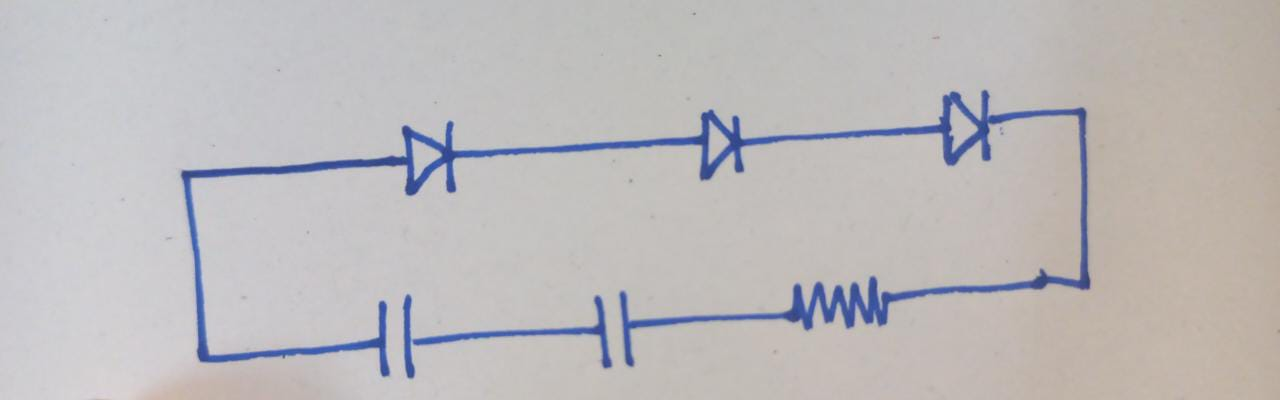
#> input picture test_images/test8.jpeg, 1280 x 400 px
$ jupyter execute preprocess_img.ipynb
#> lines starting #> are read from the running program, lines starting #| are printed output that depends on the picture; after the words box and inside, x2 and y2 are one past the last pixel; in counts of white or black regions, pixels touching at a corner belong together; long printed decimals are rounded
[cell 1]
import cv2
import numpy as np
import matplotlib.pyplot as plt
from sklearn.cluster import DBSCAN
import sklearn

[cell 2]
img = cv2.imread('test_images/test8.jpeg')
#> img is the input picture: shape (400, 1280, 3); mean B, G, R 187.6, 186.4, 189.4

[cell 3]
# converting to grey scale

grey_img = cv2.cvtColor(img, cv2.COLOR_RGB2GRAY)
plt.imshow(grey_img, cmap='gray')

[cell 4]
# applying threshold

th = cv2.adaptiveThreshold(grey_img, 255, cv2.ADAPTIVE_THRESH_MEAN_C, cv2.THRESH_BINARY_INV, 31, 21)
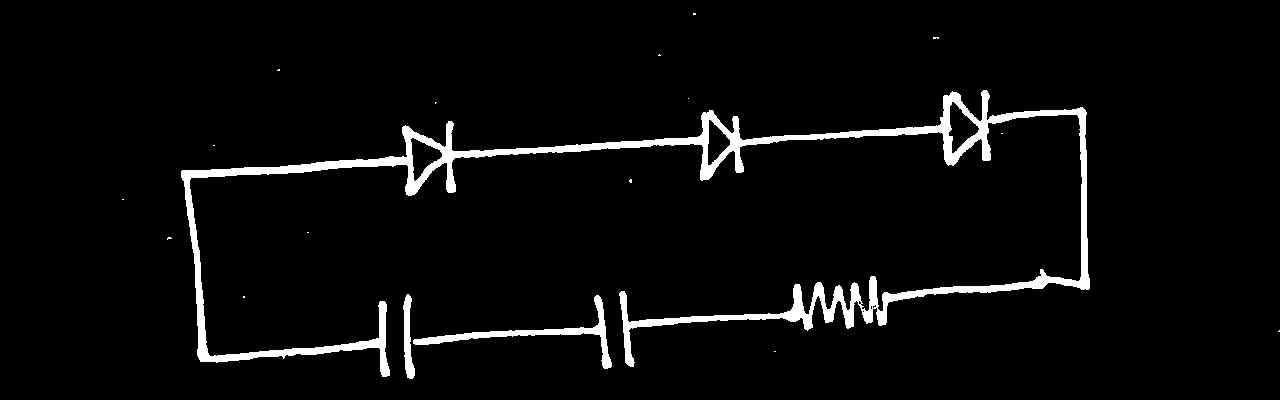
#> th: shape (400, 1280); 4.2% white; 18 white regions (15 under 20 px), largest, box (x1, y1, x2, y2) and area: (181, 90, 1090, 377) 19166, (413, 295, 612, 369) 1678, (403, 294, 415, 379) 577
plt.imshow(th, cmap='gray')

[cell 5]
# opening & removing noise grain in background
# i.e. eroding the img and then dialating it

kernel = cv2.getStructuringElement(cv2.MORPH_RECT, (3,3))
opening_img = cv2.morphologyEx(th, cv2.MORPH_OPEN, kernel, iterations=2)
#> opening_img: shape (400, 1280); 4% white; 15 white regions, largest, box (x1, y1, x2, y2) and area: (181, 111, 726, 377) 8750, (882, 108, 1090, 306) 3202, (825, 91, 991, 165) 2351
plt.imshow(opening_img, cmap='gray')

[cell 6]
# dialating again to make line thicker

kernel = cv2.getStructuringElement(cv2.MORPH_RECT, (3,3))
dline = cv2.dilate(opening_img, kernel, iterations=2)
#> dline: shape (400, 1280); 6.7% white; 8 white regions, largest, box (x1, y1, x2, y2) and area: (179, 89, 1092, 379) 25871, (401, 294, 614, 380) 3772, (618, 282, 814, 368) 3274
plt.imshow(dline, cmap='gray')

[cell 7]
# [9 lines of commented-out code are left out]

[cell 8]
# finding horizontal edges
h_kernel = cv2.getStructuringElement(cv2.MORPH_RECT, (40,1))
h_edges = cv2.morphologyEx(dline, cv2.MORPH_OPEN, h_kernel, iterations=1)
#> h_edges: shape (400, 1280); 3.4% white; 8 white regions, largest, box (x1, y1, x2, y2) and area: (432, 136, 712, 160) 2958, (180, 157, 416, 179) 2752, (725, 125, 956, 146) 2318
plt.imshow(h_edges, cmap='gray')

[cell 9]
# finding vertical edges
v_kernel = cv2.getStructuringElement(cv2.MORPH_RECT, (1,40))
v_edges = cv2.morphologyEx(dline, cv2.MORPH_OPEN, v_kernel, iterations=1)
#> v_edges: shape (400, 1280); 2.4% white; 14 white regions, largest, box (x1, y1, x2, y2) and area: (184, 169, 207, 365) 2087, (1078, 107, 1090, 292) 1913, (402, 295, 413, 381) 861
plt.imshow(v_edges, cmap='gray')

[cell 10]
intersect1 = cv2.bitwise_and(h_edges, v_edges)
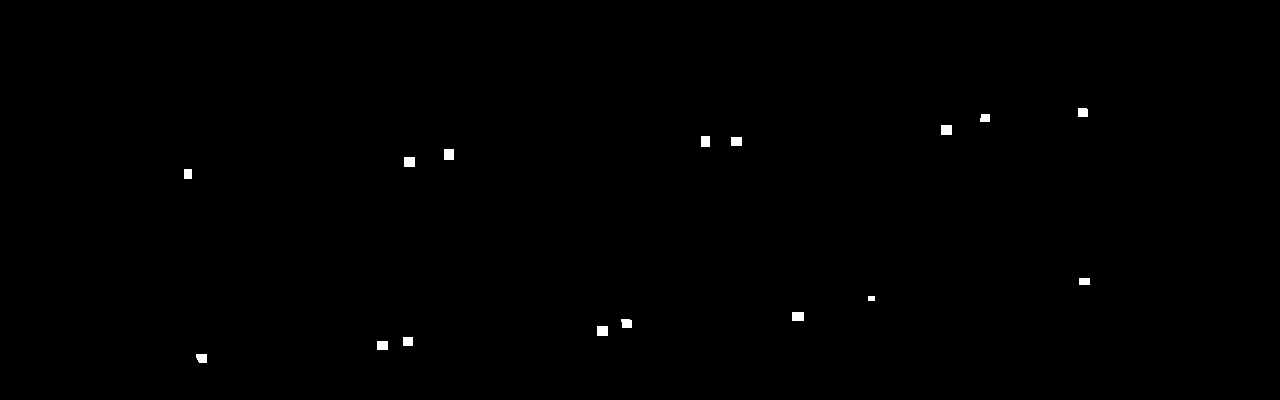
#> intersect1: shape (400, 1280); 0.29% white; 16 white regions, largest, box (x1, y1, x2, y2) and area: (941, 125, 952, 135) 110, (444, 149, 454, 160) 110, (404, 157, 415, 167) 110
plt.imshow(intersect1, cmap='gray')

[cell 11]
fast = cv2.FastFeatureDetector_create(threshold=10, nonmaxSuppression=False, type=cv2.FAST_FEATURE_DETECTOR_TYPE_9_16)
# fast = cv2.FastFeatureDetector_create()
kp = fast.detect(dline,None)
#> kp = 785 keypoints; strongest (x, y, size): (980, 89, 7), (981, 89, 7), (982, 89, 7), (987, 89, 7)

[cell 12]
keypoints = np.array([k.pt for k in kp], dtype=np.float32)
#> keypoints = 785 pairs, first value 179 to 1091, second value 89 to 379
clustering = DBSCAN(eps=40, min_samples=30).fit(keypoints)
img7 = img.copy()
img8 = img.copy()

[cell 13]
img8 = cv2.drawKeypoints(img8, kp, None, color=(255,0,0))
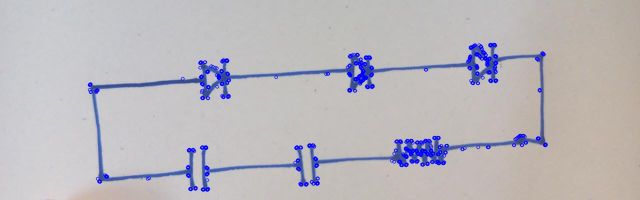
#> img8: shape (400, 1280, 3) (shown at 1/2 size); mean B, G, R 188.9, 183.5, 186.5
plt.imshow(img8)

[cell 14]
labels = clustering.labels_
#> labels = 785 values, max 6 at index 705, min -1 at index 35, mean 1.97
unique_labels, counts = np.unique(labels, return_counts=True)
#> unique_labels = [-1, 0, 1, 2, 3, 4, 5, 6]; counts = [69, 145, 137, 95, 208, 31, 61, 39]

[cell 15]
# Calculate cluster spreads
cluster_spreads = []
for label in unique_labels:
    if label == -1:
        continue
    cluster_points = keypoints[labels == label]
    if len(cluster_points) < 3:  # Minimum number of points to calculate spread
        continue
    centroid = np.mean(cluster_points, axis=0)
    distances = np.linalg.norm(cluster_points - centroid, axis=1)
    spread = np.max(distances)
    cluster_spreads.append((label, spread))
#> this loop made 8 passes
#> (centroid, spread) on passes 2 to 8: ([966.6, 121.3], 49.64), ([721.4, 144.7], 43.18), ([429.3, 155.3], 64.31), ([840.7, 304.6], 88.68), ([1057.1, 280.2], 35.27), ([615.2, 330.7], 42.93), ([398.3, 359.4], 34.55)
#> after the loop, cluster_spreads = [(0, 49.64), (1, 43.18), (2, 64.31), (3, 88.68), (4, 35.27), (5, 42.93), (6, 34.55)]

# Remove clusters that are not spreaded enough
spread_threshold = 60  # Adjust the threshold as needed
filtered_labels = np.copy(labels)
#> filtered_labels has the same summary as labels
for label, spread in cluster_spreads:
    if spread < spread_threshold:
        filtered_labels[filtered_labels == label] = -1
#> this loop made 7 passes
#> spread on passes 1 to 7: 49.64, 43.18, 64.31, 88.68, 35.27, 42.93, 34.55
#> after the loop, filtered_labels = 785 values, max 3 at index 418, min -1 at index 0, mean 0.423

[cell 16]
print(cluster_spreads)
#| [(0, 49.642), (1, 43.183), (2, 64.307), (3, 88.681), (4, 35.271), (5, 42.934), (6, 34.548)]

[cell 17]
# Draw clusters on the image
for label in filtered_labels:
    if label == -1:
        continue
    else:
        color = np.random.randint(0, 255, size=3).tolist()  # Random color for clusters
    cluster_points = keypoints[labels == label]
    for point in cluster_points:
        x, y = point
        cv2.circle(img7, (int(x), int(y)), 7, color, -1)
#> this loop made 785 passes
#> color on passes 110, 111, 112, 113, 114, 119, 120, 121: [172, 47, 117], [192, 67, 251], [195, 103, 9], [211, 21, 242], [36, 87, 70], [216, 88, 140], [58, 193, 230], [39, 87, 174]
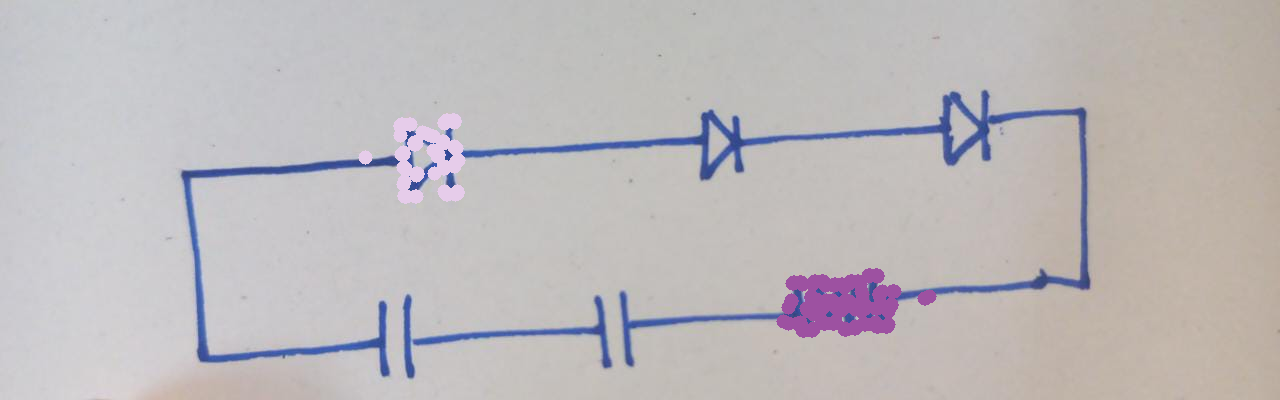
#> img7: shape (400, 1280, 3); 1.96% of pixels changed, all inside (x1, y1, x2, y2) = (358, 113, 937, 338)

[cell 18]
plt.imshow(img7)

[cell 19]
remove_comp = dline.copy()
rects = []
rects_contour = []
components_extracted = []
for l,_ in enumerate(counts):
    if l == 0: continue
    px = [int(i[0]) for i in keypoints[labels == unique_labels[l]]]
    py = [int(i[1]) for i in keypoints[labels == unique_labels[l]]]
    if abs(max(py)-min(py))*abs(max(px)-min(px)) > 700:
        components_extracted.append(dline[min(py)-15:max(py)+15, min(px)-15:max(px)+15])
        remove_comp[min(py)-15:max(py)+15, min(px)-15:max(px)+15] = 0
        rects_contour.append((np.array([[min(px)-15, min(py)-15],[max(px)+15, min(py)-15],[max(px)+15, max(py)+15],[min(px)-15, max(py)+15]])))
        rects.append([min(px)-22,max(px)+22,min(py)-22,max(py)+22])
#> this loop made 8 passes
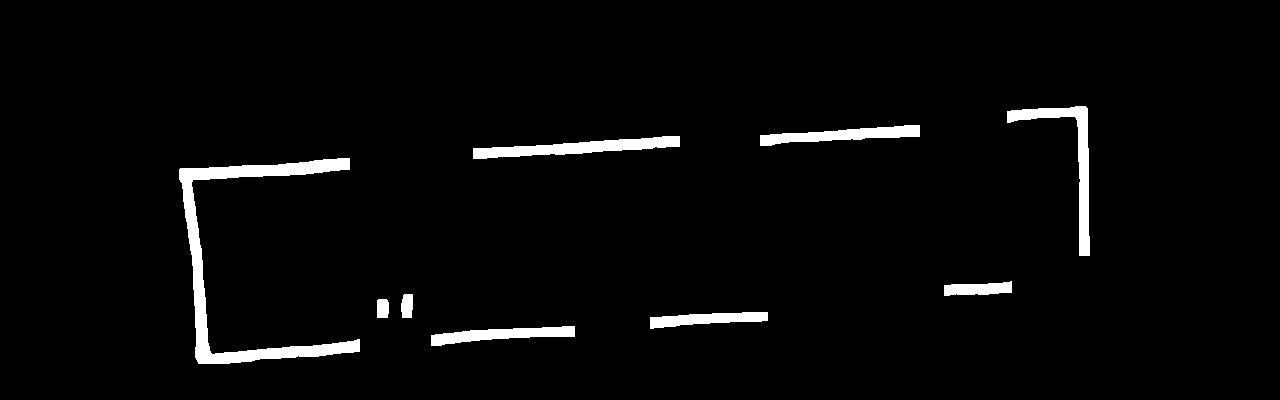
#> remove_comp: shape (400, 1280); 3.1% white; 9 white regions, largest, box (x1, y1, x2, y2) and area: (179, 158, 360, 364) 5869, (1007, 106, 1090, 256) 2271, (473, 136, 680, 159) 2227
#> after the loop, components_extracted = 7 items; rects = [[913, 1014, 67, 188], [673, 767, 87, 203], [343, 480, 98, 218], [761, 951, 253, 352], [1005, 1113, 249, 312], [568, 657, 268, 391], [353, 438, 311, 401]]; rects_contour = 7 items

[cell 20]
anchor_points = cv2.goodFeaturesToTrack(image=dline,maxCorners=50,qualityLevel=0.50,minDistance=20)
#> anchor_points = 43 rows, first 8: [414, 142], [880, 307], [953, 133], [800, 322], [979, 143], [990, 125], [710, 159], [727, 142]

# Convert the anchor points to a numpy array
anchor_points = np.float32(anchor_points.reshape((-1, 2)))
#> anchor_points = 43 pairs, first value 193 to 1091, second value 89 to 379

# Perform DBSCAN clustering on the anchor points
clustering = DBSCAN(eps=80, min_samples=5).fit(anchor_points)

# Get the labels for the clusters
labels = clustering.labels_
#> labels = 43 values, max 5 at index 8, min -1 at index 17, mean 1.95

# Find the unique labels and their counts
unique_labels, counts = np.unique(labels, return_counts=True)
#> unique_labels = [-1, 0, 1, 2, 3, 4, 5]; counts = [4, 6, 10, 6, 7, 5, 5]

# Get the index of the label with the highest count
max_count_idx = np.argmax(counts)
#> max_count_idx = 2

# Get the points in the cluster with the highest count
max_count_points = anchor_points[labels == unique_labels[max_count_idx]]
#> max_count_points = [[880, 307], [800, 322], [844, 329], [841, 308], [821, 307], [877, 275], [887, 326], [801, 282], [850, 281], [823, 281]]

# Draw circles around the points in the cluster with the highest count
img2 = img.copy()
for l in unique_labels:
    if l == -1: continue
    px = [int(i[0]) for i in anchor_points[labels == l]]
    py = [int(i[1]) for i in anchor_points[labels == l]]
    color = np.random.choice(range(256), size=3)
    color = (int (color [ 0 ]), int (color [ 1 ]), int (color [ 2 ]))
    print(color)
    for i in range(len(px)):
        cv2.circle(img2, (px[i], py[i]), 5, color=tuple(color), thickness=10)
#> this loop made 7 passes
#> (px, py, color) on passes 2 to 4: ([414, 404, 437, 454, 416, 457], [142, 196, 151, 120, 175, 193], (12, 118, 46)), ([880, 800, 844, 841, 821, 877, 887, 801, 850, 823], [307, 322, 329, 308, 307, 275, 326, 282, 281, 281], (118, 32, 34)), ([953, 979, 990, 971, 941, 980], [133, 143, 125, 117, 94, 89], (115, 87, 124))
#> (printed output is left out)
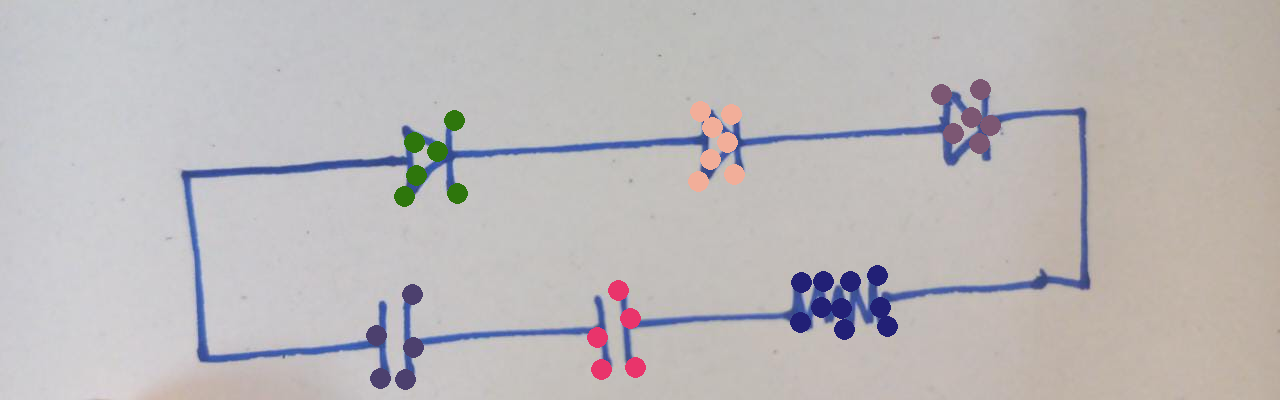
#> img2: shape (400, 1280, 3); 2.54% of pixels changed, all inside (x1, y1, x2, y2) = (366, 79, 1001, 390)

plt.imshow(img2)
plt.show()

[cell 21]
anchor_points = cv2.goodFeaturesToTrack(image=dline,maxCorners=50,qualityLevel=0.50,minDistance=20)
#> anchor_points = 43 rows, first 8: [414, 142], [880, 307], [953, 133], [800, 322], [979, 143], [990, 125], [710, 159], [727, 142]

# Convert the anchor points to a numpy array
anchor_points = np.float32(anchor_points.reshape((-1, 2)))
#> anchor_points = 43 pairs, first value 193 to 1091, second value 89 to 379

# Perform DBSCAN clustering on the anchor points
clustering = DBSCAN(eps=80, min_samples=5).fit(anchor_points)

# Get the labels for the clusters
labels = clustering.labels_

# Find the unique labels and their counts
unique_labels, counts = np.unique(labels, return_counts=True)

# Get the index of the label with the highest count
max_count_idx = np.argmax(counts)

# Get the points in the cluster with the highest count
max_count_points = anchor_points[labels == unique_labels[max_count_idx]]

# Draw circles around the points in the cluster with the highest count
img2 = img.copy()
for l in unique_labels:
    if l == -1: continue
    px = [int(i[0]) for i in anchor_points[labels == l]]
    py = [int(i[1]) for i in anchor_points[labels == l]]
    color = np.random.choice(range(256), size=3)
    color = (int (color [ 0 ]), int (color [ 1 ]), int (color [ 2 ]))
    print(color)
    for i in range(len(px)):
        cv2.circle(img2, (px[i], py[i]), 5, color=tuple(color), thickness=10)
#> this loop made 7 passes
#> (px, py, color) on passes 2 to 4: ([414, 404, 437, 454, 416, 457], [142, 196, 151, 120, 175, 193], (118, 73, 146)), ([880, 800, 844, 841, 821, 877, 887, 801, 850, 823], [307, 322, 329, 308, 307, 275, 326, 282, 281, 281], (4, 7, 131)), ([953, 979, 990, 971, 941, 980], [133, 143, 125, 117, 94, 89], (48, 76, 37))
#> (printed output is left out)
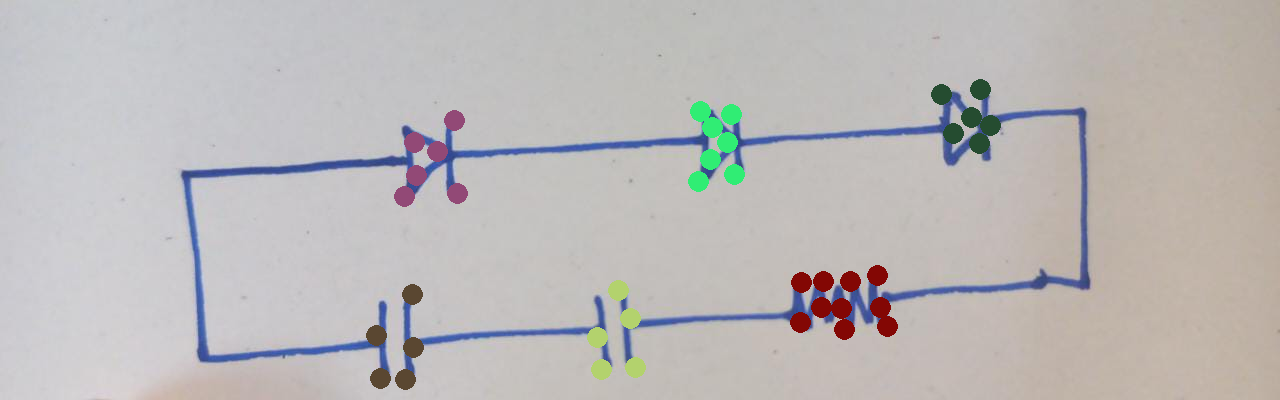
#> img2: shape (400, 1280, 3); 2.54% of pixels changed, all inside (x1, y1, x2, y2) = (366, 79, 1001, 390)

plt.imshow(img2)
plt.show()

[cell 22]
sorted(counts)
#> Out = [4, 5, 5, 6, 6, 7, 10]

[cell 23]
anchor_points[labels == unique_labels[max_count_idx]]
#> Out has the same summary as max_count_points

[cell 24]
components_extracted = []

[cell 25]
remove_comp = dline.copy()
rects = []
rects_contour = []
for l,_ in enumerate(counts):
    if l == 0: continue
    px = [int(i[0]) for i in anchor_points[labels == unique_labels[l]]]
    py = [int(i[1]) for i in anchor_points[labels == unique_labels[l]]]
    if abs(max(py)-min(py))*abs(max(px)-min(px)) > 700:
        components_extracted.append(dline[min(py)-15:max(py)+15, min(px)-15:max(px)+15])
        remove_comp[min(py)-15:max(py)+15, min(px)-15:max(px)+15] = 0
        rects_contour.append((np.array([[min(px)-15, min(py)-15],[max(px)+15, min(py)-15],[max(px)+15, max(py)+15],[min(px)-15, max(py)+15]])))
        rects.append([min(px)-22,max(px)+22,min(py)-22,max(py)+22])
#> this loop made 7 passes
#> (px, py) on passes 2 to 5: ([414, 404, 437, 454, 416, 457], [142, 196, 151, 120, 175, 193]), ([880, 800, 844, 841, 821, 877, 887, 801, 850, 823], [307, 322, 329, 308, 307, 275, 326, 282, 281, 281]), ([953, 979, 990, 971, 941, 980], [133, 143, 125, 117, 94, 89]), ([710, 727, 698, 731, 712, 734, 700], [159, 142, 181, 114, 127, 174, 111])
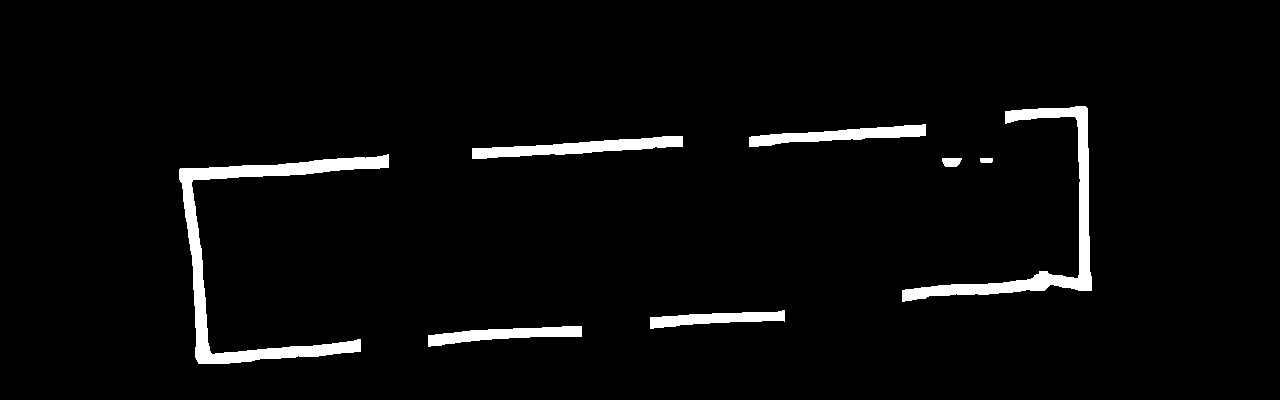
#> remove_comp: shape (400, 1280); 3.6% white; 8 white regions
#> after the loop, components_extracted = 6 items; rects = [[382, 479, 98, 218], [778, 909, 253, 351], [919, 1012, 67, 165], [676, 756, 89, 203], [575, 657, 268, 391], [354, 435, 272, 401]]; rects_contour = 6 items

[cell 26]
rects
#> Out has the same summary as rects

[cell 27]
plt.imshow(remove_comp, cmap='gray')

[cell 28]
# [8 lines of commented-out code are left out]

[cell 29]
# draw contours on removed component pic

contour = img.copy()
cnts = cv2.findContours(remove_comp, cv2.RETR_EXTERNAL, cv2.CHAIN_APPROX_SIMPLE)
#> cnts = 8 contours; box (x1, y1, x2, y2) and area: (179, 154, 389, 364) 5805, (902, 106, 1092, 302) 4355, (472, 136, 683, 159) 2050, (749, 124, 926, 147) 1670, (428, 326, 582, 347) 1448, (650, 310, 785, 329) 1216, (942, 158, 962, 167) 129, (980, 158, 993, 163) 47
filtered_cnts = [c for c in cnts[0] if cv2.contourArea(c) > 600]
#> filtered_cnts = 6 contours; box (x1, y1, x2, y2) and area: (179, 154, 389, 364) 5805, (902, 106, 1092, 302) 4355, (472, 136, 683, 159) 2050, (749, 124, 926, 147) 1670, (428, 326, 582, 347) 1448, (650, 310, 785, 329) 1216
cv2.drawContours(contour, filtered_cnts, -1, (0,255,0), 10)
plt.imshow(contour, cmap='gray')

[cell 30]
cv2.drawContours(contour, tuple(rects_contour), -1, (255,0,0), 3)
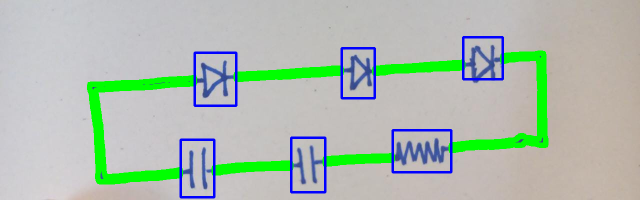
#> contour: shape (400, 1280, 3) (shown at 1/2 size); mean B, G, R 176.9, 189.1, 175.2
plt.imshow(contour, cmap='gray')

[cell 31]
wiring_dict = {}
last_key = 0
for c in filtered_cnts:
    for rect in rects:
        for p in c:
            # rect[0] is xmin, rect[1] is xmax, rect[2] is ymin, rect[3] is ymax
            # p[0][0] is x, p[0][1] is y
            if p[0][0] >= rect[0] and p[0][0] <= rect[1] and p[0][1] >= rect[2] and p[0][1] <= rect[3]:
                if last_key not in wiring_dict.keys():
                    wiring_dict[last_key] = [rect]
                else:
                    wiring_dict[last_key].append(rect)
                break
    last_key += 1
#> this loop made 6 passes
#> after the loop, last_key = 6; wiring_dict = 6 items

# chnaged

[cell 32]
wiring_dict

[cell 33]
key = 0
dict_len = len(wiring_dict)
#> dict_len = 6
del_wire = []

[cell 34]
while key < dict_len:
    if len(wiring_dict[key]) == 1:
        del_wire.append(key)
        del wiring_dict[key]
    key += 1
#> after the loop, del_wire = []; key = 6

[cell 35]
wiring_dict

[cell 36]
img4 = img.copy()

for i in del_wire:
    del filtered_cnts[i]
#> this loop made 0 passes

cv2.drawContours(img4, filtered_cnts, -1, (0,255,0), 10)
cv2.drawContours(img4, tuple(rects_contour), -1, (255,0,0), 3)
plt.imshow(img4, cmap='gray')

[cell 37]
comp = components_extracted[0]
#> comp: shape (106, 83); 33.8% white; 1 white region, box (x1, y1, x2, y2) and area: (0, 15, 83, 92) 2970
comp = cv2.morphologyEx(comp,cv2.MORPH_DILATE, np.ones((3,3), np.uint8), iterations=2)
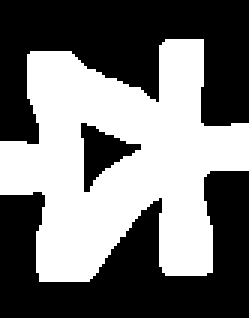
#> comp: shape (106, 83) (shown 3 times larger); 45.6% white; 1 white region, box (x1, y1, x2, y2) and area: (0, 13, 83, 94) 4012
